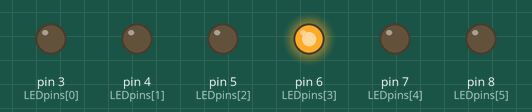
Bench run of a sketch on a simulated Arduino Uno, built with avr-gcc and run on an emulated ATmega328P. Shown: output pins drawn as LEDs (lit = HIGH). Random numbers use the default seed unless the sketch sets one.

Above: at 0.6 s.
At 10.1 s:
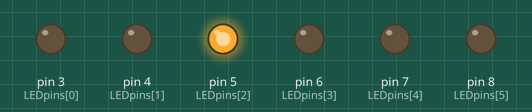
At 20.3 s:
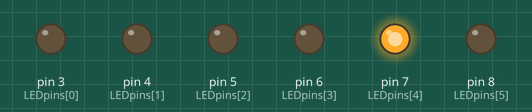
At 23.8 s:
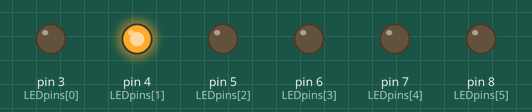
At 39.3 s:
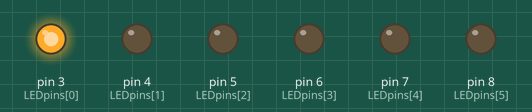
Timing chart, 0 to 40.0 s (numbered marks = the images above):
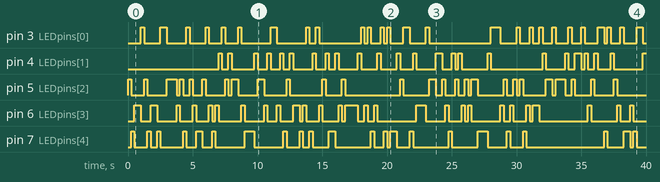

The sketch:

Random_LED_Display.ino
```cpp
int LEDpins[] = {3, 4, 5, 6, 7, 8};
void setup() {
  for (int i=0;i<6;i++){
    pinMode(LEDpins[i], OUTPUT);
  }
}
void loop() {
  int pinSelect = random(0,5);
  digitalWrite(LEDpins[pinSelect], HIGH);
  delay(250);
  digitalWrite(LEDpins[pinSelect], LOW);
}
```

Measured:
- by itself, pin 3 (LEDpins[0]): LOW → HIGH at 1.0 s, → LOW 0.25 s later, → HIGH 1.3 s later, → LOW 0.50 s later, … (52 changes in this stretch)
- by itself, pin 4 (LEDpins[1]): LOW → HIGH at 7.0 s, → LOW 0.25 s later, → HIGH 0.50 s later, → LOW 0.25 s later, … (47 changes in this stretch)
- by itself, pin 5 (LEDpins[2]): LOW → HIGH at 0.00 s, → LOW 0.25 s later, → HIGH 1.0 s later, → LOW 0.25 s later, … (52 changes in this stretch)
- by itself, pin 6 (LEDpins[3]): LOW → HIGH at 0.50 s, → LOW 0.50 s later, → HIGH 0.75 s later, → LOW 0.50 s later, … (54 changes in this stretch)
- by itself, pin 7 (LEDpins[4]): LOW → HIGH at 0.25 s, → LOW 0.25 s later, → HIGH 1.0 s later, → LOW 0.25 s later, … (44 changes in this stretch)
